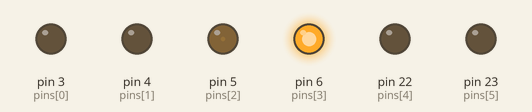
A sketch run on a simulated Arduino Mega 2560, built with avr-gcc and run on an emulated ATmega2560. Shown: output pins drawn as LEDs (lit = HIGH).

Above: at 0.05 s.
At 0.5 s:
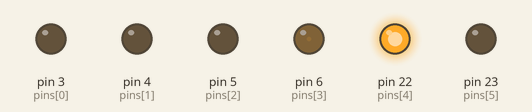
At 0.8 s:
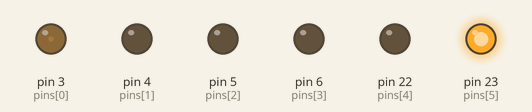
At 1.1 s:
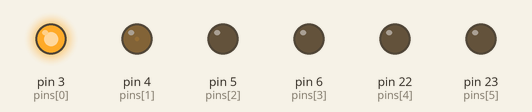
At 1.6 s:
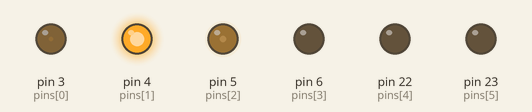
At 2.15 s:
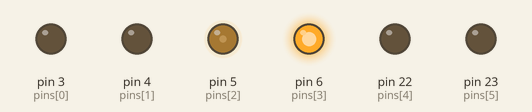
Timing chart, 0 to 5.2 s (numbered marks = the images above):
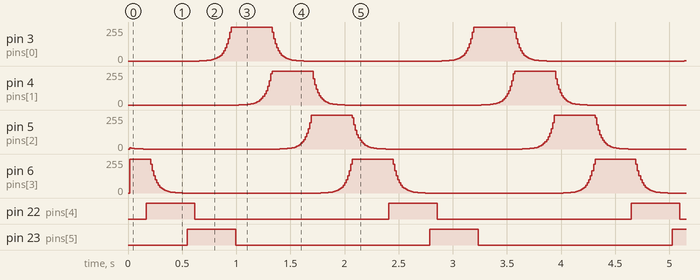

Measured:
- by itself, pin 22 (pins[4]), pin 23 (pins[5]): alternates HIGH for 0.45 s and LOW for 1.8 s

The sketch:

matts_test_motor_normal_func.ino
```cpp
#define NUM_MOTORS 6
#define ALWAYS_MAX_OUTPUT true
#define MAX_ERR 1

/*
 * variables
 */
// array calculations
//int pins[NUM_MOTORS] = {4,5,6,9,10,11}; // ard
int pins[NUM_MOTORS] = {3,4,5,6,22,23};//23,6,5,4,3}; // teensy
float motorLoc[NUM_MOTORS];
float motorLocAdjTrans[NUM_MOTORS];
float motorLocAdjRot[NUM_MOTORS];
float transKernelOutput[NUM_MOTORS];
float waveKernelOutput[NUM_MOTORS];
int motorSpeeds[NUM_MOTORS];

// rotation error signal control
float waveAngle = 0;
float stepSize = PI/80; // PI/30;
int rotDirec = 0;

// angle simulation variables: these values would be received over wifi. these values could probably be integers.
float trans_angle = PI/6; // angle along which to translate to correct error
float err_trans = 0; // translation error magnitude: from 0 to 1
float err_rot = 1; // rotation error magnitude: from -1 to 1: sign indicates direction of rotation   (each is 4 bytes)

/*
 * setup
 */
void setup() {
  assignZeros(transKernelOutput,NUM_MOTORS);
  assignZeros(waveKernelOutput,NUM_MOTORS);
  assignZeros(motorSpeeds,NUM_MOTORS);
  assignLinear(motorLoc,NUM_MOTORS,-PI,PI);
  assignLinear(motorLocAdjTrans,NUM_MOTORS,-PI,PI);
  assignLinear(motorLocAdjRot,NUM_MOTORS,-PI,PI);

  for(int i=0; i<NUM_MOTORS; i++){
    pinMode(pins[i], OUTPUT);
  }

  // sum of err and rot_err must be between 0 and 1
  float err_sum = err_trans + err_rot;
  if (err_sum > 1){
    err_trans /= err_sum;
    err_rot /= err_sum;
  }
}

/*
 * loop
 */
void loop() {
  // potential program layout for bands? might take a bit more thought to get working right though
  /*
   * Run MPU stuff here, calculate new quaternion here
   */

  /*
   * Send new quaternion data over wifi here
   */

  // wait. but this needs to be replaced with an actual timer lol
  delay(9);

  /*
   * Receive new values of trans_angle, err_trans, and err_rot from wifi here and process
   */
  // end potential program layout for bands

  // set the rotation direction
  rotDirec = (err_rot > 0) - (err_rot < 0);
  if (err_rot < 0) err_rot = -err_rot;

  // adjust the motor angles to be within pi of the reference angles
  adjAng(motorLoc, motorLocAdjTrans, NUM_MOTORS, trans_angle);
  adjAng(motorLoc, motorLocAdjRot, NUM_MOTORS, waveAngle);

  // calculate the translation kernel function over the adjusted angles
  transKernel(motorLocAdjTrans, NUM_MOTORS, trans_angle, transKernelOutput);

  // calculate the wave kernel function (for rotation) over the adjusted angles
  waveKernel(motorLocAdjRot, NUM_MOTORS, waveAngle, waveKernelOutput);

  // calculate motor speeds from the kernel outputs
  assignMotorSpeeds(err_trans, err_rot, transKernelOutput, waveKernelOutput, NUM_MOTORS, motorSpeeds);

  // write the motor speeds to the motors
  writeMotorSpeeds(motorSpeeds, NUM_MOTORS);

  // update wave angle
  waveAngle += rotDirec*stepSize;
  adjAng(&waveAngle, &waveAngle, 1, 0);
}

/*
 * function definitions
 */
// returns: 0 if a<x<b or b<x<a; 1 if x>a and x>b; -1 if x<a and x<b
int rngcmp(float x, float a, float b){
  return (x>a) + (x>b) - 1;
}

// adjusts angles to be within pi radians of the reference angle ref
void adjAng(float* angles, float* anglesAdj, int nAngles, float ref){
  for (int i=0; i<nAngles; i++){
    anglesAdj[i] = angles[i] - rngcmp(angles[i]-ref,-PI,PI)*TWO_PI;
  }
}

// normal probability distribution function
float normpdf(float x, float mu, float sd){
  return exp(-((x-mu)*(x-mu))/(sd*sd*2))/(sd*sqrt(TWO_PI));
}

// translation normal distribution kernel function
void transKernelNormal(float* anglesAdj, int nAngles, float angle, float* output){
  // normal kernel parameters
  const float STDEV = 0.5;
  const float SCALE = 1/normpdf(0,0,STDEV);

  // calculate the kernel function over each angle
  for (int i=0; i<nAngles; i++){
    output[i] = SCALE * normpdf(anglesAdj[i], angle, STDEV);
  }
}

// translation window kernel function
void transKernelWindow(float* anglesAdj, int nAngles, float angle, float* output){
  // window kernel parameters
  const float SCALE = 1;
  const float WIDTH = PI/3;

  // calculate kernel function over each angle
  for (int i=0; i<nAngles; i++){
    output[i] = SCALE * (abs(anglesAdj[i] - angle) < WIDTH);
  }
}

// translation combined kernel function
void transKernel(float* anglesAdj, int nAngles, float angle, float* output){
  // allocate normal and window outputs
  float outWindow[nAngles];
  float outNormal[nAngles];

  // calculate normal and window outputs
  transKernelNormal(anglesAdj, nAngles, angle, outNormal);
  transKernelWindow(anglesAdj, nAngles, angle, outWindow);

  // calculate combined outputs
  for (int i=0; i<nAngles; i++){
    output[i] = outWindow[i] * outNormal[i];
  }
}

// wave kernel function
void waveKernel(float* anglesAdj, int nAngles, float angle, float* output){
  // normal kernel parameters
  const float STDEV = 0.4;
  const float SCALE = 1/normpdf(0,0,STDEV);

  // calculate the kernel function over each angle
  for (int i=0; i<nAngles; i++){
    output[i] = SCALE * normpdf(anglesAdj[i], angle, STDEV);
  }
}

// assign motor speeds from kernel outputs
void assignMotorSpeeds(float errTrans, float errRot, float* transKernelOutputs, float* rotKernelOutputs, int nAngles, int* motorSpeeds){
  float m_trans = 0;
  float m_wave = 0;
  if (ALWAYS_MAX_OUTPUT){
    for (int i=0; i<nAngles; i++){
      m_trans = max(m_trans,transKernelOutputs[i]);
      m_wave = max(m_wave,rotKernelOutputs[i]);
    }
  } else {
    m_trans = 1;
    m_wave = 1;
  }

  for (int i=0; i<nAngles; i++){
    float speedTrans = transKernelOutputs[i] * min(err_trans,MAX_ERR) / (m_trans*MAX_ERR);
    float speedRot = rotKernelOutputs[i] * min(err_rot,MAX_ERR) / (m_wave*MAX_ERR);
    motorSpeeds[i] = int(255*(speedTrans + speedRot));
  }
}

// write out the motor speeds
void writeMotorSpeeds(int* motorSpeeds, int nAngles){
  for (int i=0; i<nAngles; i++){
    analogWrite(pins[i], motorSpeeds[i]);
  }
}

// assign zeros to array (int)
void assignZeros(int* arr, int len){
  for (int i=0; i<len; i++){
    arr[i] = 0;
  }
}

// assign zeros to array (float)
void assignZeros(float* arr, int len){
  for (int i=0; i<len; i++){
    arr[i] = 0;
  }
}

// linearly space values in given array
// example: assignLinear(arr,5,0,1): {0,.2,.4,.6,.8}
void assignLinear(float* arr, int len, float start, float finish){
  float stp = (finish - start)/len;
  float val = start;
  for (int i=0; i<len; i++){
    arr[i] = val;
    val = val + stp;
  }
}
```
